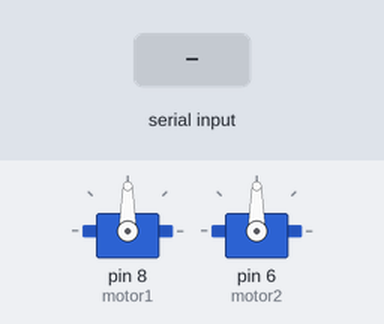
Simulated run of this sketch. Board: Arduino Uno, built with avr-gcc and run on an emulated ATmega328P. Shown: 2 × servo. The inputs (shaded band) are chosen by the test bench.

Above: at 1.2 s.
1.3 s: "Organic" received over Serial
At 3.4 s:
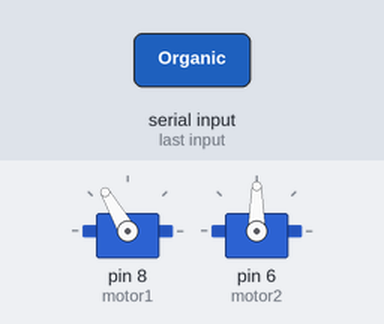
At 8.4 s:
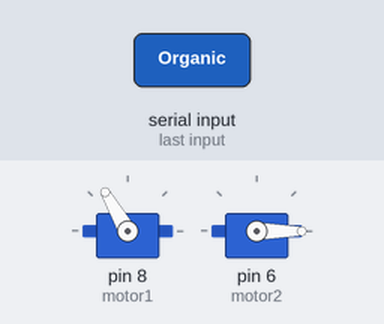
Timing chart, 0 to 9.8 s (numbered marks = the images above; inputs shaded):
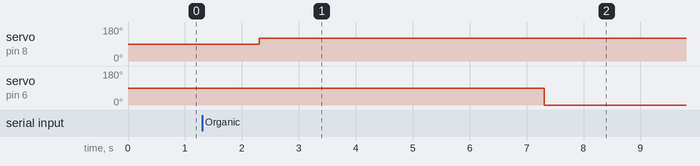

The sketch:

trial3.ino
```cpp
#include <Servo.h>

Servo motor1;  // First motor for rotating boxes
Servo motor2;  // Second motor for 90-degree rotation
int currentPosition = 0;  // Current position of the first motor

void setup() {
  Serial.begin(9600);
  motor1.attach(8);  // Attach the first motor to pin 9
  motor2.attach(6); // Attach the second motor to pin 10
}

void loop() {
  if (Serial.available() > 0) {
    String predictionClass = Serial.readString();  // Read the class from serial

    // Rotate the first motor based on the prediction class
    if (predictionClass == "Non-Biodegradable") {
      rotateFirstMotorTo(0);  // Rotate to position for class N
    } else if (predictionClass == "Organic") {
      rotateFirstMotorTo(120);  // Rotate to position for class O
    } else if (predictionClass == "Recyclable") {
      rotateFirstMotorTo(240);  // Rotate to position for class R
    }

    // Rotate the second motor 90 degrees and back to zero
    delay(2000);
    rotateSecondMotor();
  }
}

// Function to rotate the first motor to the specified angle
void rotateFirstMotorTo(int angle) {
  if (angle != currentPosition) {
    motor1.attach(8);  // Attach the first motor to pin 9
    motor1.write(angle);
    delay(1000);  // Delay to allow the first motor to reach the position
    currentPosition = angle;
    motor1.detach();
  }
}

// Function to rotate the second motor 90 degrees and back to zero
void rotateSecondMotor() {
  motor2.attach(6);
  motor2.write(90);
  delay(2000);
  motor2.write(0);
  delay(2000);
  motor2.detach();
}


// // #include <Servo.h>

// // Servo motor1;  // First motor
// // Servo motor2;  // Second motor
// // bool flag=true;

// // void setup() {
// //   motor1.attach(8);  // Attach the first motor to pin 9
// //   motor2.attach(6);
// //   // motor2.attach(10); // Attach the second motor to pin 10
// //   motor1.write(120);   // Initialize the first motor to 0 degrees
// //   delay(490);
// //   // motor1.detach();
// //   // motor1.write(120);
// //   // delay(2000);
// //   // motor1.attach(8);
// //   motor1.write(0);   // Initialize the first motor to 0 degrees
// //   delay(490);
// //   // motor2.write(180);   // Initialize the second motor to 0 degrees
// //   // delay(260);
// //   // motor2.detach();
// //   // delay(1000);
// //   // motor2.attach(6);
// //   // motor2.write(-180);   // Initialize the second motor to 0 degrees
// //   // delay(260);
// //   // delay(1000);       // Delay to ensure the motors are initialized
// // }

// // void loop() {
// //   motor1.detach();
// //   motor2.detach();
// //   // Move the first motor to 120 degrees
// //   // motor1.write(120);
// //   // delay(500);
// //   // motor1.detach();
// //   // motor2.write(180);
// //   // delay(500);
// //   // motor2.detach();
// //     // Wait 1 second for the first motor to reach 120 degrees

// //   // Move the second motor to 90 degrees
// //   // motor2.write(90);
// //   // delay(1000);  // Wait 1 second for the second motor to reach 90 degrees

// //   // Stop the loop (remove this if you want the movements to repeat)
// // }

// void setup(){

// }

// void loop(){

// }
```

Measured:
- after the input at 1.3 s, servo on pin 8 (motor1): 90° → 120° after 1.0 s; servo on pin 6 (motor2): 90° → 0° after 6.0 s
